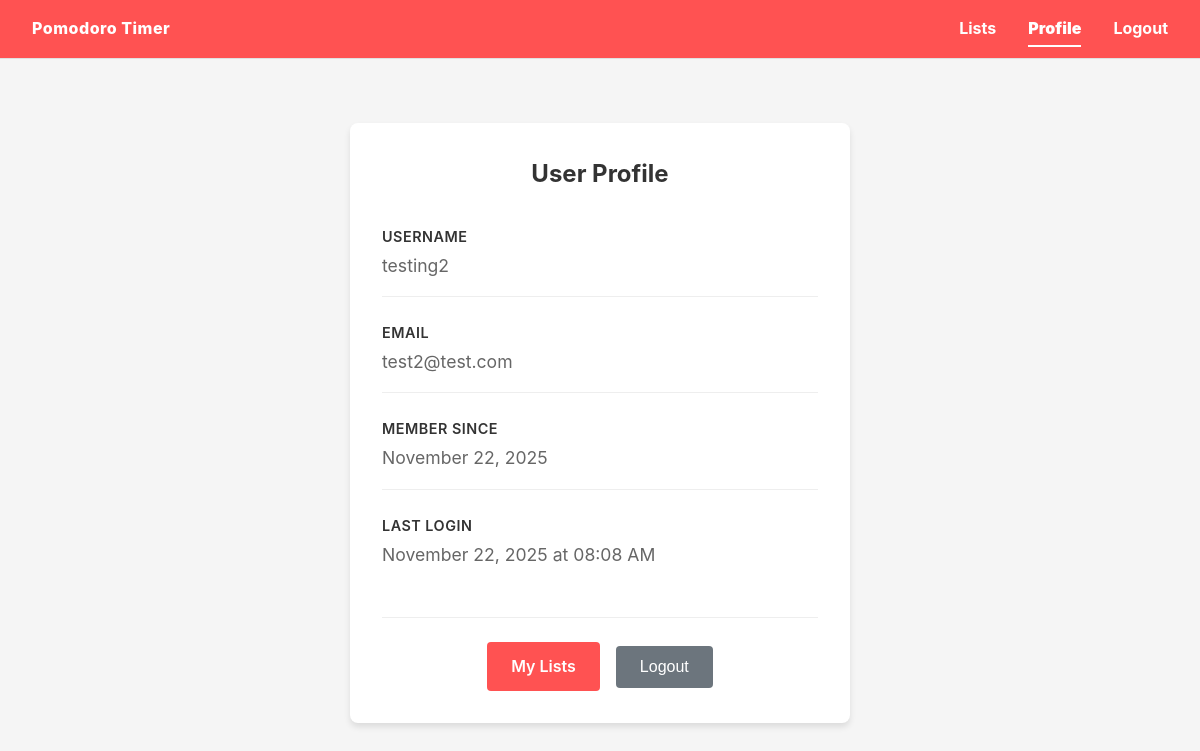
Page /auth/profile (signed in) on the earlier database version.
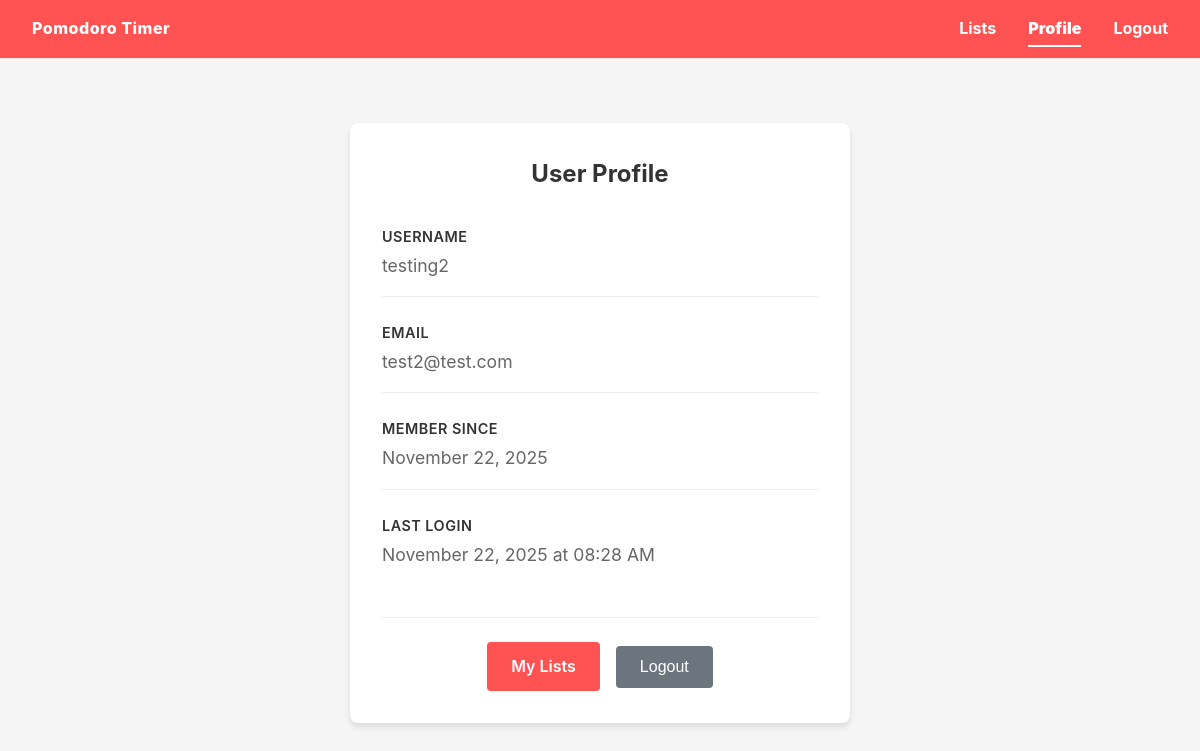
Same page on the later database version.
### tables this page shows
CREATE TABLE users (
                id INTEGER PRIMARY KEY AUTOINCREMENT,
                username TEXT NOT NULL UNIQUE,
                email TEXT NOT NULL UNIQUE,
                password_hash TEXT NOT NULL,
                created_at TIMESTAMP DEFAULT CURRENT_TIMESTAMP,
                last_login TIMESTAMP
            );

### pomodoro/routes/auth.py (the view)
@bp.route('/profile')
@login_required
def profile():
    return render_template('auth/profile.html', user=current_user)

### pomodoro/db.py (called while the page is built)
def get_db():
    if 'db' not in g:
        os.makedirs(current_app.instance_path, exist_ok=True)
        g.db = sqlite3.connect(
            current_app.config['DATABASE'],
            detect_types=sqlite3.PARSE_DECLTYPES
        )
        g.db.row_factory = sqlite3.Row
        _ensure_schema(g.db)
    return g.db

### pomodoro/models/user.py (called while the page is built)
    @staticmethod
    def get_by_id(user_id):
        database = db.get_db()
        user_data = database.execute(
            'SELECT * FROM users WHERE id = ?', (user_id,)
        ).fetchone()
        if user_data:
            return User(**user_data)
        return None

### pomodoro/templates/auth/profile.html (shortened to what this page needs)
{% extends "base.html" %}
{% block content %}
<div class="profile-container">
    <div class="profile-card">
        <h2 class="profile-title">User Profile</h2>
        <div class="profile-info">
            <div class="info-group">
                <label class="info-label">Username</label>
                <div class="info-value">{{ user.username }}</div>
            </div>
            <div class="info-group">
                <label class="info-label">Email</label>
                <div class="info-value">{{ user.email }}</div>
            </div>
            <div class="info-group">
                <label class="info-label">Member Since</label>
                <div class="info-value">{{ user.created_at.strftime('%B %d, %Y') if user.created_at else 'Unknown' }}</div>
            </div>
            {% if user.last_login %}
            <div class="info-group">
                <label class="info-label">Last Login</label>
                <div class="info-value">{{ user.last_login.strftime('%B %d, %Y at %I:%M %p') }}</div>
            </div>
            {% endif %}
        </div>
        <div class="profile-actions">
            <a href="{{ url_for('lists.index') }}" class="btn btn-primary">My Lists</a>
            <form method="POST" action="{{ url_for('auth.logout') }}" class="logout-form">
                <button type="submit" class="btn btn-secondary">Logout</button>
            </form>
        </div>
    </div>
</div>
{% endblock %}

### pomodoro/templates/base.html (shortened to what this page needs)
<!DOCTYPE html>
<html lang="en">
<head>
    <link rel="stylesheet" href="{{ url_for('static', filename='css/style.css') }}">
</head>
<body>
    <nav class="navbar">
        <div class="nav-content">
            <a href="{{ url_for('home.index') }}" class="nav-brand">Pomodoro Timer</a>
            <div class="nav-links">
                {% if current_user.is_authenticated %}
                    <a href="{{ url_for('lists.index') }}" class="nav-link {% if request.endpoint == 'lists.index' %}active{% endif %}">Lists</a>
                    <a href="{{ url_for('auth.profile') }}" class="nav-link {% if request.endpoint == 'auth.profile' %}active{% endif %}">Profile</a>
                    <form method="POST" action="{{ url_for('auth.logout') }}" class="logout-form">
                        <button type="submit" class="nav-link logout-btn">Logout</button>
                    </form>
                {% else %}
                    <a href="{{ url_for('auth.login') }}" class="nav-link {% if request.endpoint == 'auth.login' %}active{% endif %}">Login</a>
                {% endif %}
            </div>
        </div>
    </nav>
    <main class="container">
        {% block content %}{% endblock %}
    </main>
</body>
</html>

### pomodoro/static/css/style.css (style rules this page uses)
* { margin: 0; padding: 0; box-sizing: border-box; }
body { font-family: -apple-system, BlinkMacSystemFont, 'Segoe UI', Roboto, 'Helvetica Neue', Arial, sans-serif; background-color: #f5f5f5; color: #333; line-height: 1.6; }
.navbar { background-color: #ff5252; border-bottom: 1px solid #e0e0e0; padding: 1rem 2rem; }
.nav-content { max-width: 100%; display: flex; justify-content: space-between; align-items: center; gap: 2rem; }
.nav-links { display: flex; gap: 2rem; align-items: center; }
.logout-form { margin: 0; padding: 0; border: none; }
.logout-btn { background: none; border: none; color: #ffffff; font-weight: 750; cursor: pointer; transition: color 0.2s; font-family: inherit; font-size: inherit; padding: 0; }
.nav-brand { margin-right: auto; color: #ffffff; font-weight: 800; letter-spacing: 0.5px; text-decoration: none; transition: color 0.2s; }
.nav-link { text-decoration: none; color: #ffffff; font-weight: 750; transition: color 0.2s; }
.nav-link.active { font-weight: 900; position: relative; }
.nav-link.active::after { content: ''; position: absolute; bottom: -5px; left: 0; width: 100%; height: 2px; background-color: #ffffff; }
.container { padding: 2rem; max-width: 100%; }
.btn { padding: 0.5rem 1rem; border: none; border-radius: 4px; cursor: pointer; font-weight: 500; text-decoration: none; display: inline-block; transition: background-color 0.2s; }
.btn-primary { background-color: #ff5252; color: white; font-weight: 600; max-width:fit-content; }
.btn-secondary { background-color: #e0e0e0; color: #333; }

### pomodoro/templates/auth/profile.html (style rules this page uses)
.profile-container { display: flex; justify-content: center; align-items: flex-start; min-height: calc(100vh - 200px); padding: 2rem; }
.profile-card { background: white; border-radius: 8px; box-shadow: 0 4px 6px rgba(0, 0, 0, 0.1); padding: 2rem; width: 100%; max-width: 500px; }
.profile-title { text-align: center; margin-bottom: 2rem; color: #333; }
.profile-info { margin-bottom: 2rem; }
.info-group { margin-bottom: 1.5rem; padding-bottom: 1rem; border-bottom: 1px solid #eee; }
.info-group:last-child { border-bottom: none; margin-bottom: 0; }
.info-label { display: block; font-weight: 600; color: #333; margin-bottom: 0.25rem; font-size: 0.9rem; text-transform: uppercase; letter-spacing: 0.5px; }
.info-value { color: #666; font-size: 1.1rem; }
.profile-actions { display: flex; gap: 1rem; justify-content: center; align-items: center; padding-top: 1.5rem; border-top: 1px solid #eee; }
.btn { padding: 0.75rem 1.5rem; border: none; border-radius: 4px; font-size: 1rem; cursor: pointer; transition: background-color 0.3s; text-decoration: none; display: inline-block; }
.btn-primary { background-color: #ff5252; color: white; }
.btn-secondary { background-color: #6c757d; color: white; }
.logout-form { margin: 0; }

Differences in the rows shown:
changed users "testing2": last_login "November 22, 2025 at 08:08 AM" → "November 22, 2025 at 08:28 AM"
